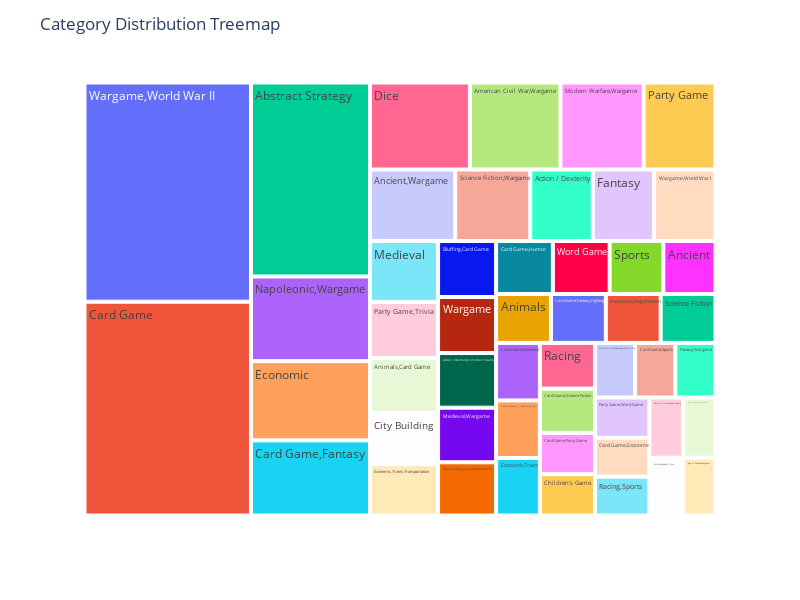

The notebook cell this image was saved under:
### Code cell
fig = px.treemap(category_count, path=['Category'], values='Distribution')
fig.update_layout(width=800, height=600, title_text='Category Distribution Treemap')
fig.show()

### Figure 1 — Plotly figure (JSON) as saved in the notebook; plotly's stock layout.template omitted (floating-point values rounded to 4 significant figures)
{"data": [{"branchvalues": "total", "domain": {"x": [0, 1], "y": [0, 1]}, "hovertemplate": "labels=%{label}<br>Distribution=%{value}<br>parent=%{parent}<br>id=%{id}<extra></extra>", "ids": ["Abstract Strategy", "Abstract Strategy,Card Game", "Action / Dexterity", "Action / Dexterity,Animals,Children's Game", "Action / Dexterity,Children's Game", "Age of Reason,Wargame", "American Civil War,Wargame", "Ancient", "Ancient,Wargame", "Animals", "Animals,Card Game", "Aviation / Flight,Wargame,World War II", "Bluffing,Card Game", "Card Game", "Card Game,Economic", "Card Game,Fantasy", "Card Game,Fantasy,Fighting", "Card Game,Humor", "Card Game,Medieval", "Card Game,Party Game", "Card Game,Real-time", "Card Game,Science Fiction", "Card Game,Sports", "Children's Game", "City Building", "Dice", "Economic", "Economic,Industry / Manufacturing", "Economic,Negotiation", "Economic,Trains", "Economic,Trains,Transportation", "Fantasy", "Fantasy,Wargame", "Medieval", "Medieval,Wargame", "Modern Warfare,Wargame", "Napoleonic,Wargame", "Nautical,Wargame,World War II", "Party Game", "Party Game,Trivia", "Party Game,Word Game", "Racing", "Racing,Sports", "Science Fiction", "Science Fiction,Wargame", "Sports", "Wargame", "Wargame,World War I", "Wargame,World War II", "Word Game"], "labels": ["Abstract Strategy", "Abstract Strategy,Card Game", "Action / Dexterity", "Action / Dexterity,Animals,Children's Game", "Action / Dexterity,Children's Game", "Age of Reason,Wargame", "American Civil War,Wargame", "Ancient", "Ancient,Wargame", "Animals", "Animals,Card Game", "Aviation / Flight,Wargame,World War II", "Bluffing,Card Game", "Card Game", "Card Game,Economic", "Card Game,Fantasy", "Card Game,Fantasy,Fighting", "Card Game,Humor", "Card Game,Medieval", "Card Game,Party Game", "Card Game,Real-time", "Card Game,Science Fiction", "Card Game,Sports", "Children's Game", "City Building", "Dice", "Economic", "Economic,Industry / Manufacturing", "Economic,Negotiation", "Economic,Trains", "Economic,Trains,Transportation", "Fantasy", "Fantasy,Wargame", "Medieval", "Medieval,Wargame", "Modern Warfare,Wargame", "Napoleonic,Wargame", "Nautical,Wargame,World War II", "Party Game", "Party Game,Trivia", "Party Game,Word Game", "Racing", "Racing,Sports", "Science Fiction", "Science Fiction,Wargame", "Sports", "Wargame", "Wargame,World War I", "Wargame,World War II", "Word Game"], "name": "", "parents": ["", "", "", "", "", "", "", "", "", "", "", "", "", "", "", "", "", "", "", "", "", "", "", "", "", "", "", "", "", "", "", "", "", "", "", "", "", "", "", "", "", "", "", "", "", "", "", "", "", ""], "type": "treemap", "values": [284, 25, 55, 24, 39, 23, 97, 34, 75, 33, 46, 27, 40, 438, 26, 110, 33, 37, 31, 28, 24, 30, 27, 28, 43, 107, 116, 31, 33, 31, 43, 54, 27, 51, 39, 89, 124, 38, 77, 47, 27, 31, 26, 33, 66, 35, 40, 54, 449, 37]}], "layout": {"height": 600, "legend": {"tracegroupgap": 0}, "margin": {"t": 60}, "title": {"text": "Category Distribution Treemap"}, "width": 800}}
